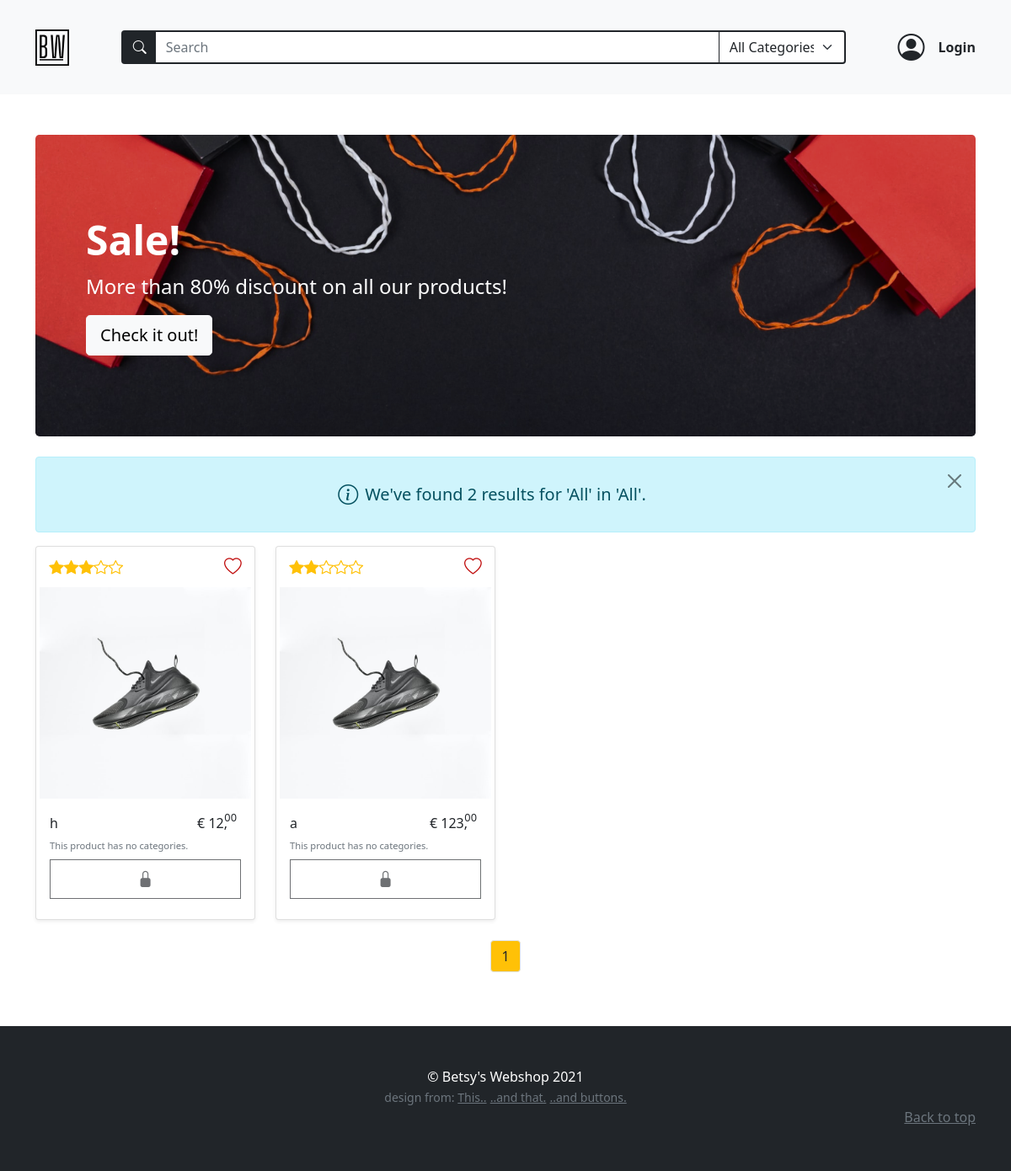
Screenshot of /search_results/All/All/ with the database file from the repository.
### models.py (models this page shows)
class BaseModel(db_wrapper.Model):
    class Meta:
        database = db

class Product(BaseModel):
    name = CharField(max_length=50)
    description = TextField(null=True)
    price_per_unit = DecimalField(
        constraints=[Check("price_per_unit >= 0")],
        decimal_places=2,
        max_digits=10,
        auto_round=True,
    )
    stock = IntegerField(default=1)
    owner = ForeignKeyField(User, backref="products")
    product_pic = CharField(null=True, default="default_product.jpg")
    date_posted = DateTimeField(formats="%Y-%m-%d %H:%M", default=datetime.now)

### routes.py (the view, shortened to what this page needs)
@app.route(
    "/search_results/<search_term>/<search_tag>/",
    methods=["GET", "POST"],
)
def search_results(search_term, search_tag):
    register_form = RegistrationForm(prefix="register_form")
    login_form = LoginForm(prefix="login_form")
    search_form = SearchForm(prefix="search_form")
    search_form.search_tag.choices = get_alpha_tag_names()
    page = request.args.get("page", 1, type=int)
    if current_user.is_anonymous:
        user = None
    else:
        user = User.get(current_user.id)
    if search_term == "All" and search_tag == "All":
        all_products_on_search = Product.select()
    elif search_term == "All":
        all_products_on_search = get_products_per_tag(search_tag)
    elif search_tag == "All":
        all_products_on_search = get_products_by_name(search_term)
    product_count = all_products_on_search.count()
    all_products_on_search = all_products_on_search.order_by(-Product.id)
    if product_count == 0:
        return redirect(url_for("no_results", search_query=search_term))
    return object_list(
        "search_results.html",
        query=all_products_on_search,
        context_variable="product_list",
        paginate_by=12,
        page=page,
        title="Search",
        product_count=product_count,
        login_form=login_form,
        register_form=register_form,
        search_form=search_form,
        user=user,
        all_products=Product.select(),
        search_tuple=(search_term, search_tag),
        randomize=randomize,
        int_splitter=int_splitter,
    )

### forms.py (shortened to what this page needs)
class RegistrationForm(FlaskForm):
    username = StringField(
        "Username",
        validators=[InputRequired(), Length(min=2, max=30)],
    )
    email = StringField(
        "Email", validators=[InputRequired(), Length(min=5, max=50), Email()]
    )
    password = PasswordField(
        "Set Password",
        validators=[
            InputRequired(),
            EqualTo(
                "password_confirm", message="Password must be identical in both inputs"
            ),
            Length(min=5, max=20),
        ],
    )
    password_confirm = PasswordField("Confirm Password", validators=[InputRequired()])
    auto_login = BooleanField("Log me in if this works!!!")
    submit = SubmitField("Sign Up")

class LoginForm(FlaskForm):
    email = StringField(
        "Email", validators=[InputRequired(), Length(min=2, max=50), Email()]
    )
    password = PasswordField("Your Password", validators=[InputRequired()])
    login = SubmitField("Login!")

### main.py (called while the page is built)
def get_alpha_tag_names() -> tuple[Tag]:
    tags = Tag.select().order_by(Tag.name)
    tag_list = [(tag.name, tag.name) for tag in tags]
    tag_list.insert(0, ("All", "All Categories"))
    return tag_list

def randomize():
    random_num = randint(2, 6)
    return random_num

def int_splitter(num):
    integer = floor(num)
    decimal = "{:.2f}".format(num)[-2:]
    return (integer, decimal)

### templates/search_results.html (shortened to what this page needs)
{% extends "base.html" %} {% block content %}
<div class="container py-5">
  <div class="p-5 mb-4 bg-dark rounded-3 search-results-banner banner">
    <div class="container-fluid py-5">
      <h1 class="display-5 fw-bold text-white">Sale!</h1>
      <p class="col-md-8 fs-4 text-white">
        More than 80% discount on all our products!
      </p>
      <button class="btn btn-light btn-lg" type="button">Check it out!</button>
    </div>
  </div>
  <div
    class="
      alert alert-info
      d-flex
      align-items-center
      justify-content-center
      alert-dismissible
      fade
      show
    "
    role="alert"
  >
    <i class="bi bi-info-circle me-2" style="font-size: 1.5rem"></i>
    <div class="text-center">
      <h5 class="text-center my-3">
        {% if product_count == 1 %} We've found {{ product_count }} result for
        '{{ search_tuple[0] }}' in '{{ search_tuple[1] }}'. {% else %} We've
        found {{ product_count }} results for '{{ search_tuple[0] }}' in '{{
        search_tuple[1] }}'. {% endif %}
      </h5>
    </div>
    <button
      type="button"
      class="btn-close"
      data-bs-dismiss="alert"
      aria-label="Close"
    ></button>
  </div>
  <div class="album" id="page_top">
    <div class="row row-cols-2 row-cols-md-3 row-cols-lg-4 g-4">
      {% for product in product_list %} {% include "product_featurette.html" %}
      {% endfor%}
    </div>
  </div>
  <nav
    class="btn-group mx-auto text-center d-block mt-4"
    aria-label="Page navigation example"
  >
    {% set cur_page = pagination.get_page() %}
    {% set page_count = pagination.get_page_count() %}
    <ul class="pagination justify-content-center">
      <li class="page-item text-dark">
        <a
          href="#page_top"
          role="button"
          type="button"
          class="page-link btn btn-warning text-dark bg-warning"
          >{{cur_page}}</a
        >
      </li>
    </ul>
  </nav>
</div>
{% endblock content %}

### templates/product_featurette.html (shortened to what this page needs)
<div class="card-group col" id="productID-{{product.id}}">
  <div class="card shadow-sm">
    <div class="card-img-container">
      {% set random = randomize() %} {% set les = 6 - random %}
      <div class="product-icons">
        <div class="d-flex text-warning product-rating">
          {% for count in range(1,random) %}
          <i class="bi bi-star-fill"></i>
          {% endfor %} {% for count in range(les) %}
          <i class="bi bi-star"></i>
          {% endfor %}
        </div>
        <div>
          {% if product.id in session['favorite'] %}
          <a
            href="{{url_for('handle_favorite', product_id=product.id)}}#productID-{{product.id}}"
            type="button"
          >
            <i class="bi bi-heart-fill heart-favorite"></i>
          </a>
          {% else %}
          <a
            href="{{url_for('handle_favorite', product_id=product.id)}}#productID-{{product.id}}"
            type="button"
            role="button"
          >
            <i class="bi bi-heart heart-favorite"></i>
          </a>
          {% endif %}
        </div>
      </div>
      <div class="product-img-container">
        <img
          class="img-thumbnail border-0 rounded mx-auto d-block"
          src="{{  url_for('static', filename='/product_pics/' + product.product_pic)  }}"
          alt="{{ product.name }}"
        />
      </div>
    </div>
    <div class="card-body d-flex flex-column justify-content-between">
      <div class="d-flex justify-content-between">
        <h6 class="py-0 my-0">{{ product.name }}</h6>
        {% set price = product.price_per_unit %}
        <div class="position-relative">
          <h6 class="me-3">€ {{ int_splitter(price)[0] }},</h6>
          <p class="decimal">{{ int_splitter(price)[1] }}</p>
        </div>
      </div>
      <ul class="d-flex flex-wrap p-0 mb-0" style="width: 100%;">
        {% if product.tags %} {% for producttags in product.tags %}
        <span class="pe-1 fs-small text-muted"> {{producttags.tag.name}}</span>
        {% endfor %} {% else %}
        <span class="pe-1 fs-small text-muted"
          >This product has no categories.</span
        >
        {% endif %}
      </ul>
      <div class="d-flex flex-column justify-content-between my-2">
        {% if not on_account_page %}
        {% if current_user.id == product.owner.id or current_user.is_anonymous
        %}
        <button
        type="button"
        class="
          btn btn-white
          py-2
          border border-dark
          rounded-0
          d-flex
          justify-content-center
        "
        role="button"
        aria-disabled="true"
        disabled
        ><i
          class="bi bi-lock-fill text-dark text-center"
          style="font-size: 1.2rem"
        ></i
      ></button>
        {% endif %}
        {% endif %}
      </div>
    </div>
  </div>
</div>

### static/styles.css (style rules this page uses)
.banner { background-repeat: no-repeat; background-size: cover; }
.search-results-banner { background-image: url("../static/assets/search_results.png"); background-position: center center; }
.fs-small { font-size: 0.7rem; }
.card-img-container { position: relative; }
.product-icons { width: 96%; margin: 0 auto; margin-top: 4px; padding: 0.3rem 0; display: flex; justify-content: space-between; align-items: center; z-index: 10; background-color: white; }
.product-rating { padding-left: 10px; font-size: 1.1rem; }
.heart-favorite { padding-right: 10px; color: #c10e0e; font-size: 1.3rem; }
.decimal { margin: 0; position: absolute; top: -7px; right: 5px; font-size: 0.8rem; }
.product-img-container { transition: all 0.35s ease-Out; }

### rows the page displays
Product: product_pic (placeholder picture), name "h", price_per_unit "12", price_per_unit "00", shows "This product has no categories."
Product: product_pic (placeholder picture), name "a", price_per_unit "123", price_per_unit "00", shows "This product has no categories."

### other values shown
{{ product_count }} "2"
{{ search_tuple[0] }} "All"
{{ search_tuple[1] }} "All"
{{ cur_page }} "1"
